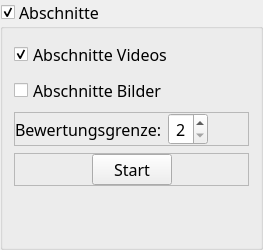
                  <widget class="QGroupBox" name="section">
                   <property name="sizePolicy">
                    <sizepolicy hsizetype="Expanding" vsizetype="Preferred">
                     <horstretch>0</horstretch>
                     <verstretch>0</verstretch>
                    </sizepolicy>
                   </property>
                   <property name="font">
                    <font>
                     <family>Gill Sans Nova</family>
                     <pointsize>12</pointsize>
                     <weight>50</weight>
                     <italic>false</italic>
                     <bold>false</bold>
                    </font>
                   </property>
                   <property name="toolTip">
                    <string>&lt;html&gt;&lt;head/&gt;&lt;body&gt;&lt;p&gt;Wertet die Spalte &amp;quot; Abschnitte &amp;quot; aus. Erstellt 1 Unterordner pro Abschnitt. Dabei werden nur Elemente genommen die gleich oder besser als die Bewertungsgrenze bewertet wurden.&lt;/p&gt;&lt;/body&gt;&lt;/html&gt;</string>
                   </property>
                   <property name="title">
                    <string>Abschnitte</string>
                   </property>
                   <property name="checkable">
                    <bool>true</bool>
                   </property>
                   <layout class="QVBoxLayout" name="verticalLayout_13">
                    <property name="spacing">
                     <number>7</number>
                    </property>
                    <item>
                     <widget class="QCheckBox" name="cb_segment_videos">
                      <property name="font">
                       <font>
                        <family>Gill Sans Nova</family>
                        <pointsize>12</pointsize>
                        <weight>50</weight>
                        <italic>false</italic>
                        <bold>false</bold>
                       </font>
                      </property>
                      <property name="toolTip">
                       <string>Sollen die Videos in Abschnitte sortiert werden?</string>
                      </property>
                      <property name="styleSheet">
                       <string notr="true"/>
                      </property>
                      <property name="text">
                       <string>Abschnitte Videos</string>
                      </property>
                      <property name="checked">
                       <bool>true</bool>
                      </property>
                     </widget>
                    </item>
                    <item>
                     <widget class="QCheckBox" name="cb_segment_picture">
                      <property name="font">
                       <font>
                        <family>Gill Sans Nova</family>
                        <pointsize>12</pointsize>
                        <weight>50</weight>
                        <italic>false</italic>
                        <bold>false</bold>
                       </font>
                      </property>
                      <property name="toolTip">
                       <string>Sollen die Bilder in Abschnitte sortiert werden?</string>
                      </property>
                      <property name="styleSheet">
                       <string notr="true"/>
                      </property>
                      <property name="text">
                       <string>Abschnitte Bilder</string>
                      </property>
                     </widget>
                    </item>
                    <item>
                     <widget class="QFrame" name="frame_13">
                      <property name="sizePolicy">
                       <sizepolicy hsizetype="Expanding" vsizetype="Preferred">
                        <horstretch>0</horstretch>
                        <verstretch>0</verstretch>
                       </sizepolicy>
                      </property>
                      <property name="frameShape">
                       <enum>QFrame::StyledPanel</enum>
                      </property>
                      <property name="frameShadow">
                       <enum>QFrame::Raised</enum>
                      </property>
                      <layout class="QHBoxLayout" name="horizontalLayout_15">
                       <property name="leftMargin">
                        <number>0</number>
                       </property>
                       <property name="topMargin">
                        <number>0</number>
                       </property>
                       <property name="rightMargin">
                        <number>0</number>
                       </property>
                       <property name="bottomMargin">
                        <number>0</number>
                       </property>
                       <item>
                        <widget class="QLabel" name="rating_label">
                         <property name="font">
                          <font>
                           <family>Gill Sans Nova</family>
                           <pointsize>12</pointsize>
                           <weight>50</weight>
                           <italic>false</italic>
                           <bold>false</bold>
                          </font>
                         </property>
                         <property name="toolTip">
                          <string>Nur Dateien mit gleicher oder besserer Bewertung werden kopiert.</string>
                         </property>
                         <property name="styleSheet">
                          <string notr="true"/>
                         </property>
                         <property name="text">
                          <string>Bewertungsgrenze:</string>
                         </property>
                        </widget>
                       </item>
                       <item>
                        <widget class="QSpinBox" name="sb_rating_section">
                         <property name="minimumSize">
                          <size>
                           <width>40</width>
                           <height>0</height>
                          </size>
                         </property>
                         <property name="maximumSize">
                          <size>
                           <width>50</width>
                           <height>16777215</height>
                          </size>
                         </property>
                         <property name="font">
                          <font>
                           <family>Gill Sans Nova</family>
                           <pointsize>12</pointsize>
                           <weight>50</weight>
                           <italic>false</italic>
                           <bold>false</bold>
                          </font>
                         </property>
                         <property name="cursor">
                          <cursorShape>PointingHandCursor</cursorShape>
                         </property>
                         <property name="toolTip">
                          <string>Nur Dateien mit gleicher oder besserer Bewertung werden kopiert.</string>
                         </property>
                         <property name="styleSheet">
                          <string notr="true"/>
                         </property>
                         <property name="alignment">
                          <set>Qt::AlignCenter</set>
                         </property>
                         <property name="minimum">
                          <number>2</number>
                         </property>
                         <property name="maximum">
                          <number>7</number>
                         </property>
                        </widget>
                       </item>
                       <item>
                        <spacer name="horizontalSpacer_31">
                         <property name="orientation">
                          <enum>Qt::Horizontal</enum>
                         </property>
                         <property name="sizeHint" stdset="0">
                          <size>
                           <width>40</width>
                           <height>20</height>
                          </size>
                         </property>
                        </spacer>
                       </item>
                      </layout>
                     </widget>
                    </item>
                    <item>
                     <widget class="QFrame" name="frame_14">
                      <property name="sizePolicy">
                       <sizepolicy hsizetype="Preferred" vsizetype="Preferred">
                        <horstretch>0</horstretch>
                        <verstretch>0</verstretch>
                       </sizepolicy>
                      </property>
                      <property name="frameShape">
                       <enum>QFrame::StyledPanel</enum>
                      </property>
                      <property name="frameShadow">
                       <enum>QFrame::Raised</enum>
                      </property>
                      <layout class="QHBoxLayout" name="horizontalLayout_16">
                       <property name="leftMargin">
                        <number>0</number>
                       </property>
                       <property name="topMargin">
                        <number>0</number>
                       </property>
                       <property name="rightMargin">
                        <number>0</number>
                       </property>
                       <property name="bottomMargin">
                        <number>0</number>
                       </property>
                       <item>
                        <spacer name="horizontalSpacer_29">
                         <property name="orientation">
                          <enum>Qt::Horizontal</enum>
                         </property>
                         <property name="sizeHint" stdset="0">
                          <size>
                           <width>40</width>
                           <height>20</height>
                          </size>
                         </property>
                        </spacer>
                       </item>
                       <item>
                        <widget class="QPushButton" name="pb_section">
                         <property name="minimumSize">
                          <size>
                           <width>70</width>
                           <height>15</height>
                          </size>
                         </property>
                         <property name="font">
                          <font>
                           <family>Gill Sans Nova</family>
                           <pointsize>12</pointsize>
                           <weight>50</weight>
                           <italic>false</italic>
                           <bold>false</bold>
                          </font>
                         </property>
                         <property name="toolTip">
                          <string>Startet die Auswertung</string>
                         </property>
                         <property name="styleSheet">
                          <string notr="true"/>
                         </property>
                         <property name="text">
                          <string>Start</string>
                         </property>
                        </widget>
                       </item>
                       <item>
                        <spacer name="horizontalSpacer_30">
                         <property name="orientation">
                          <enum>Qt::Horizontal</enum>
                         </property>
                         <property name="sizeHint" stdset="0">
                          <size>
                           <width>40</width>
                           <height>20</height>
                          </size>
                         </property>
                        </spacer>
                       </item>
                      </layout>
                     </widget>
                    </item>
                    <item>
                     <spacer name="verticalSpacer_8">
                      <property name="orientation">
                       <enum>Qt::Vertical</enum>
                      </property>
                      <property name="sizeHint" stdset="0">
                       <size>
                        <width>20</width>
                        <height>50</height>
                       </size>
                      </property>
                     </spacer>
                    </item>
                   </layout>
                  </widget>
